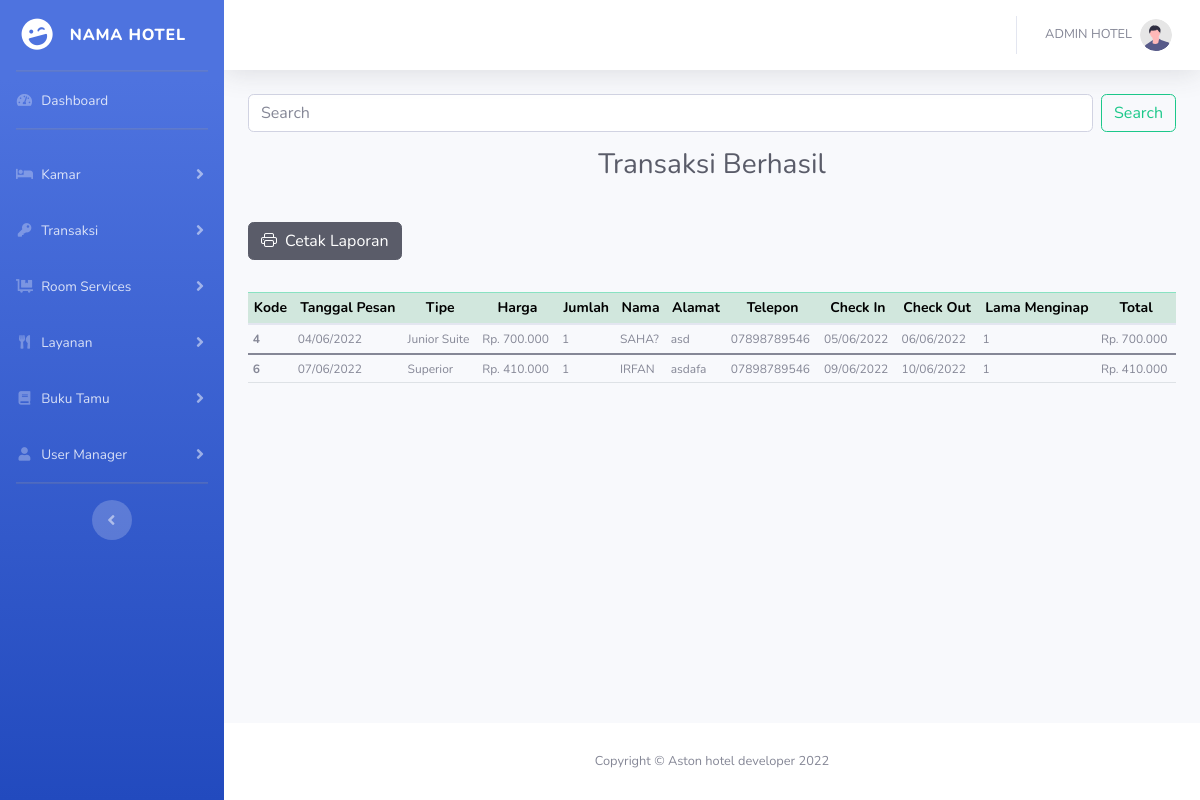
The app's page /admin2/transaksiberhasil.php (signed in) with its own data.
### tables this page shows
CREATE TABLE IF NOT EXISTS `tamu` (
  `idtamu` int(11) NOT NULL AUTO_INCREMENT,
  `username` varchar(50) NOT NULL,
  `role` varchar(15) NOT NULL DEFAULT 'user',
  `email` varchar(50) NOT NULL,
  `nama` varchar(100) NOT NULL,
  `alamat` varchar(150) NOT NULL,
  `telepon` varchar(15) NOT NULL,
  `password` varchar(255) NOT NULL,
  `foto` varchar(1000) DEFAULT NULL,
  PRIMARY KEY (`idtamu`)
);

CREATE TABLE IF NOT EXISTS `pemesanan` (
  `idpesan` int(11) NOT NULL AUTO_INCREMENT,
  `tglpesan` datetime DEFAULT NULL,
  `batasbayar` datetime DEFAULT NULL,
  `idkamar` varchar(15) DEFAULT NULL,
  `tipe` varchar(20) DEFAULT NULL,
  `harga` int(11) DEFAULT NULL,
  `jumlah` int(11) DEFAULT NULL,
  `idtamu` int(11) DEFAULT NULL,
  `nama` varchar(100) DEFAULT NULL,
  `alamat` varchar(500) DEFAULT NULL,
  `telepon` varchar(15) DEFAULT NULL,
  `tglmasuk` date DEFAULT NULL,
  `tglkeluar` date DEFAULT NULL,
  `lamahari` int(11) DEFAULT NULL,
  `totalbayar` int(11) DEFAULT NULL,
  `status` varchar(50) DEFAULT NULL,
  PRIMARY KEY (`idpesan`),
  KEY `idkamar` (`idkamar`),
  KEY `idtamu` (`idtamu`)
);

### admin2/transaksiberhasil.php (the view, shortened to what this page needs)
<?php include "view/sidebar.php"; ?>
<div id="content-wrapper" class="d-flex flex-column">
    <div id="content">
        <?php include "view/header.php"; ?>
        <div class="container-fluid">
            <form class="d-flex" role="search" method="GET">
                <input class="form-control me-2" name="keyword" type="text" placeholder="Search" aria-label="Search" autocomplete="off">
                <button class="btn btn-outline-success" type="submit">Search</button>
            </form>
            <h3 class="mb-4 text-gray-800 text-center mt-3">Transaksi Berhasil</h3>
            <div id="kanan">
                <a href="../function/cetaklaporanberhasil.php"><button type="button" class="btn btn-dark mt-3 mb-3"><i class="bi bi-printer me-2"></i>Cetak Laporan</button></a>
                <table class="table table-sm mt-3">
                    <thead class="table-success">
                        <tr style="font-size: 14px;" class="text-center">
                            <th scope="col">Kode</th>
                            <th scope="col">Tanggal Pesan</th>
                            <th scope="col">Tipe</th>
                            <th scope="col">Harga</th>
                            <th scope="col">Jumlah</th>
                            <th scope="col">Nama</th>
                            <th scope="col">Alamat</th>
                            <th scope="col">Telepon</th>
                            <th scope="col">Check In</th>
                            <th scope="col">Check Out</th>
                            <th scope="col">Lama Menginap</th>
                            <th scope="col">Total</th>
                        </tr>
                    </thead>
                    <?php
                    require_once "../function/koneksi.php";
                    if (isset($_GET["keyword"])) {
                        $cari = $_GET["keyword"];
                        $data = mysqli_query($conn, "SELECT * FROM pemesanan WHERE
                        status='Berhasil..' AND
                        nama LIKE '%$cari%'");
                    } else {
                        $data = mysqli_query($conn, "SELECT * FROM pemesanan WHERE status='Berhasil..'");
                    }
                    while ($row = mysqli_fetch_assoc($data)) {
                        $id = $row['idpesan'];
                        $tglpesan = $row['tglpesan'];
                        $tipe = $row['tipe'];
                        $harga = $row['harga'];
                        $jumlah = $row['jumlah'];
                        $nama = $row['nama'];
                        $alamat = $row['alamat'];
                        $tglmasuk = $row['tglmasuk'];
                        $tglkeluar = $row['tglkeluar'];
                        $lama = $row['lamahari'];
                        $total = $row['totalbayar'];
                        $totalFormat = number_format($total, 0, ',', '.');
                        $hargaFormat = number_format($harga, 0, ',', '.');
                        $tglpesann = date('d/m/Y', strtotime($tglpesan));
                        $tglmasukk = date('d/m/Y', strtotime($tglmasuk));
                        $tglkeluarr = date('d/m/Y', strtotime($tglkeluar));
                    ?>
                        <tbody>
                            <tr style="font-size: 12px;">
                                <th scope="row"><?= $id; ?></th>
                                <td><?= $tglpesann; ?></td>
                                <td><?= $tipe; ?></td>
                                <td>Rp. <?= $hargaFormat; ?></td>
                                <td><?= $jumlah; ?></td>
                                <td><?= $nama; ?></td>
                                <td><?= $alamat; ?></td>
                                <td><?= $telepon; ?></td>
                                <td><?= $tglmasukk; ?></td>
                                <td><?= $tglkeluarr; ?></td>
                                <td><?= $lama; ?></td>
                                <td>Rp. <?= $totalFormat; ?></td>
                            </tr>
                        </tbody>
                    <?php } ?>
                </table>
            </div>
        </div>
    </div>
    <?php include "view/footer.php"; ?>
</div>
</div>
</body>
</html>

### admin2/view/header.php (shortened to what this page needs)
<nav class="navbar navbar-expand navbar-light bg-white topbar mb-4 static-top shadow">
    <ul class="navbar-nav ml-auto">
        <li class="nav-item dropdown no-arrow">
            <a class="nav-link dropdown-toggle" href="#" id="userDropdown" role="button" data-toggle="dropdown" aria-haspopup="true" aria-expanded="false">
                <span class="mr-2 d-none d-lg-inline text-gray-600 small"><?= $nama; ?></span>
                <img class="img-profile rounded-circle" src="img/undraw_profile.svg">
            </a>
        </li>
    </ul>
</nav>

### records on screen
tamu: nama "ADMIN HOTEL", telepon "07898789546"
pemesanan: idpesan "4", tglpesan "04/06/2022", tipe "Junior Suite", harga "700.000", jumlah "1", nama "SAHA?", alamat "asd", tglmasuk "05/06/2022", tglkeluar "06/06/2022", lamahari "1", totalbayar "700.000"
pemesanan: idpesan "6", tglpesan "07/06/2022", tipe "Superior", harga "410.000", jumlah "1", nama "IRFAN", alamat "asdafa", tglmasuk "09/06/2022", tglkeluar "10/06/2022", lamahari "1", totalbayar "410.000"
